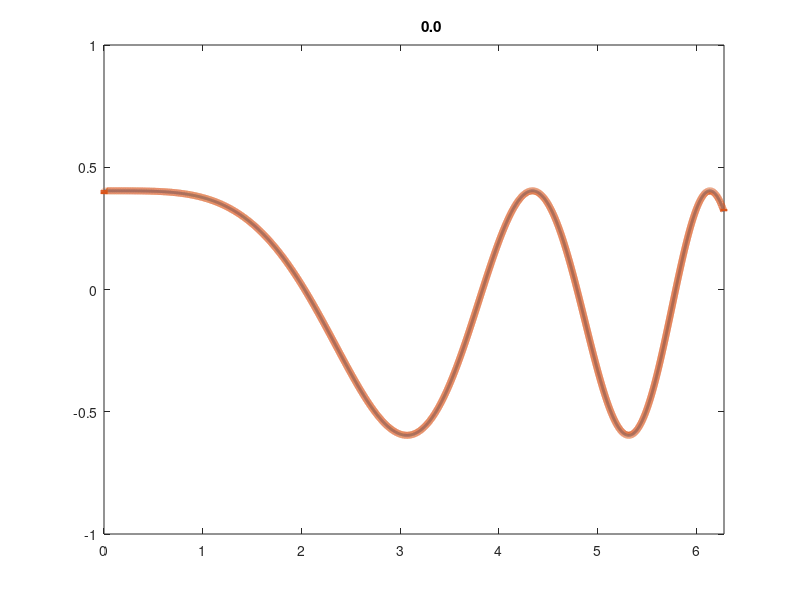
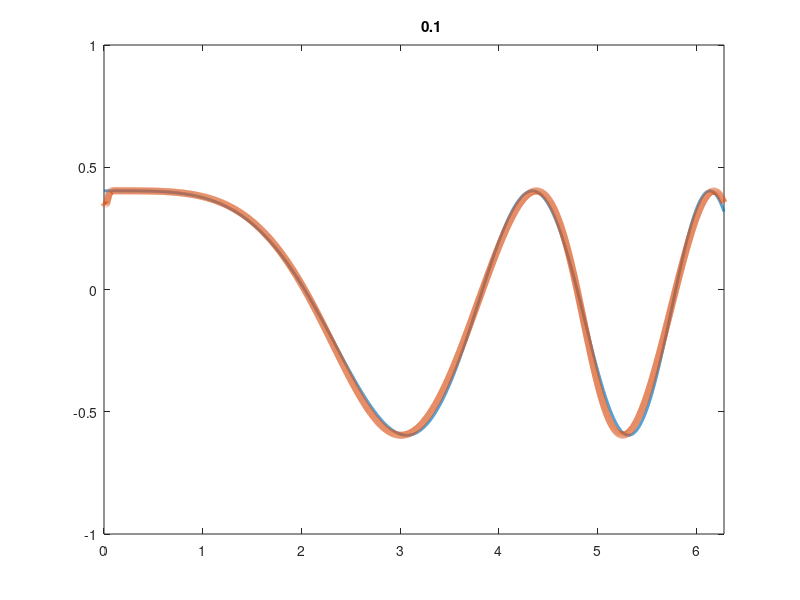
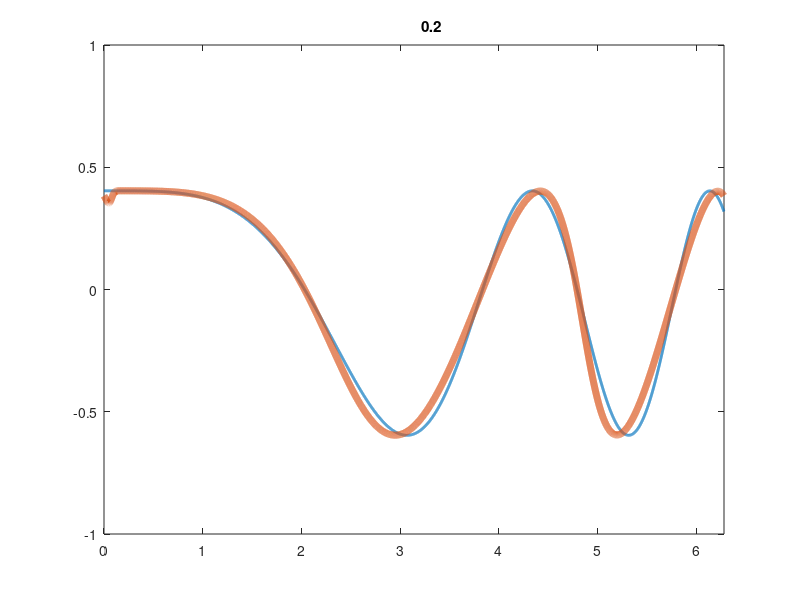
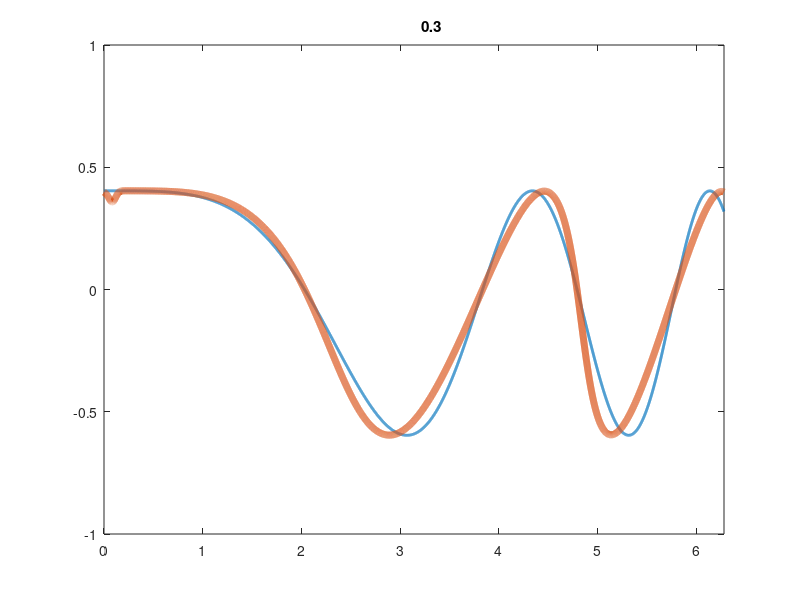

These charts were generated, in order, by the following MATLAB code: (Note: a time limit stopped this script after it produced the figures.)
#!/bin/env octave

n = 2^13;
L = 2 * pi;
h = L/n;
x = (0:n-1)*h;
dt  = 0.0001;
mu = 0.001;
k = [0:n/2-1 0 -n/2+1:-1];
k1 = 1i*k;
k2 = k1.^2;
kf = 8 * pi;
uinit = cos(x.*x/3) / 2;
uinit = center(uinit);
u0 = uinit;
E0 = sumsq(u0) * h;
q = 0;
figure('visible', 'off');
for t = 0:dt:2000
    E = sumsq(u0) * h;
    force = fft(u0);
    force(abs(k) > kf) = 0;
    force = 0 * force .* (E0 - E);
    u1hat = fft(u0) + 0.5*dt*(-k1.*fft(u0.^2)/2 + mu*k2.*fft(u0) + force);
    u1 = ifft(u1hat);
    u2hat = fft(u0) + dt*(-k1.*fft(u1.^2)/2 + mu*k2.*fft(u1) + force);
    u0 = ifft(u2hat);

    if mod(q, 1000) == 0
      plot(x, uinit, 'linewidth', 2, x, u0, 'linewidth', 5)
      axis([0,2*pi,-1, 1])
      title(sprintf('%12.1f', t))
      saveas(gcf(), sprintf('u.%09d.png', q))
      printf('%.16e\n', E);
      pause(0.01);
    end
    q += 1;
end
